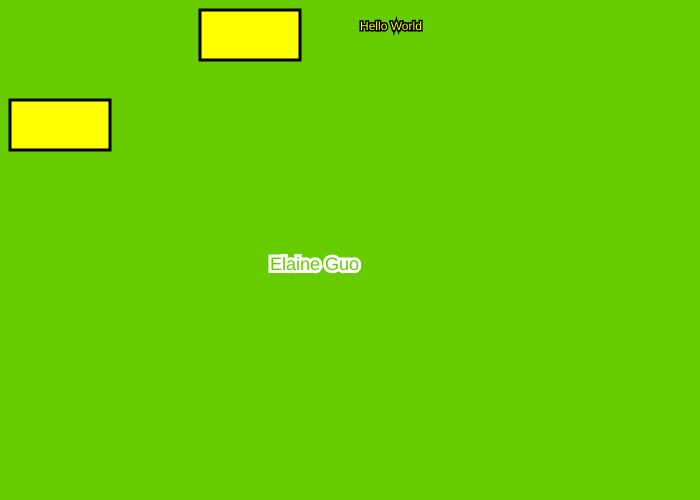
Frame 1 (no input)
Frame 60 (no input): identical to frame 1, image omitted
Frame 120 (the mouse pressed at the canvas centre since frame 60): identical to frame 1, image omitted

The p5.js sketch that drew this single still picture (run headless with seeded random() and noise() and a simulated clock; from frame 60 on, the mouse is pressed at the canvas centre):

// p5.js sketch
// ── sketch.js
function setup()
{

  createCanvas(700,500);

}

function draw()
{
	background(102,204,0)
  stroke(0,0,0);
	strokeWeight(3);

  fill(255,255,0);
  textSize(12);
  text("Hello World",360,30);

  text("Donald Trump",10,130);
	rect(200,10,100,50);


  fill(255,255,0);
  rect(10,100,100,50);

  fill(102,204,0);
  stroke(255,255,255);
  strokeWeight(6);
  textSize(18);
	text("Elaine Guo",270,270);

//Move the text code before the rectangle code so that the text is behind the rectangle.
//Put the stroke of the text "Elaine Guo" in the very end so that it does not affect the texts before it.
//Put colour code before the target to assign the colour.


}
